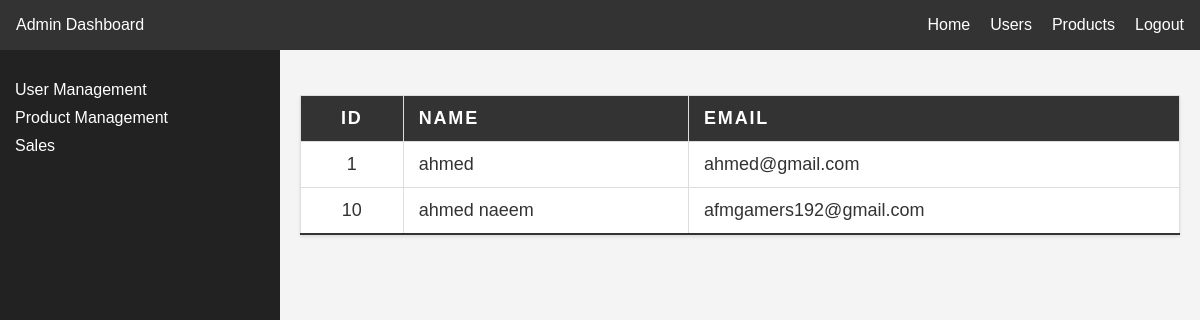
Page /dash_user.php on the committed database.
### tables this page shows
CREATE TABLE `users` (
  `id` int NOT NULL,
  `name` varchar(255) DEFAULT NULL,
  `email` varchar(255) DEFAULT NULL,
  `address` varchar(255) DEFAULT NULL,
  `password` varchar(255) NOT NULL,
  `filename` varchar(255) DEFAULT NULL,
  `role` enum('Admin','User') DEFAULT 'User'
);

### dash_user.php (the view, shortened to what this page needs)
<?php
require('dp.php');
$query = 'select id,name,email from users';
$sqlquery = $conn->prepare($query);
$sqlquery->execute();
$result = $sqlquery->fetchAll(PDO::FETCH_ASSOC);
?>
<!DOCTYPE html>
<html lang="en">
<head>
    <link rel="stylesheet" href="dashboard.css">
</head>
<body>
    <nav class="navbar">
        <div class="logo">Admin Dashboard</div>
        <ul class="nav-links">
            <li><a href="dashboard.php">Home</a></li>
            <li><a href="dash_user.php">Users</a></li>
            <li><a href="dash_product.php">Products</a></li>
            <li><a href="dash_logout.php">Logout</a></li>
        </ul>
    </nav>
    <div class="container">
        <aside class="sidebar">
            <ul>
                <li><a href="user_manage.php">User Management</a></li>
                <li><a href="product_manage.php">Product Management</a></li>
                <li><a href="sales_manage.php">Sales</a></li>
            </ul>
        </aside>
        <main class="main-content">
            <section>
                <table>
                    <tr>
                        <th>ID</th>
                        <th>Name</th>
                        <th>Email</th>
                    </tr>
                    <?php
                    foreach ($result as $key => $value) {
                    echo '<tr>';
                        echo '<td>'.$value['id'].'</td>';
                        echo '<td>'. $value['name'].'</td>';
                        echo '<td>'. $value['email'].'</td>';
                        echo '</tr>'         ;
                    }
                    ?>
                </table>
            </section>
        </main>
    </div>
</body>
</html>

### dashboard.css (style rules this page uses)
body { font-family: Arial, sans-serif; margin: 0; padding: 0; background-color: #f4f4f4; }
.navbar { background-color: #333; color: #fff; padding: 1em; display: flex; justify-content: space-between; align-items: center; }
.nav-links { list-style-type: none; display: flex; margin: 0; }
.nav-links li { margin-left: 20px; }
.nav-links li a { color: white; text-decoration: none; }
.container { display: flex; }
.sidebar { width: 250px; background-color: #222; padding: 15px; height: 100vh; color: white; }
.sidebar ul { list-style-type: none; padding: 0; }
.sidebar ul li { margin-bottom: 10px; }
.sidebar ul li a { color: white; text-decoration: none; }
.main-content { padding: 20px; flex-grow: 1; }
table { width: 100%; border-collapse: collapse; margin: 25px 0; font-size: 18px; box-shadow: 0 2px 3px rgba(0, 0, 0, 0.1); background-color: #fff; }
table th, table td { padding: 12px 15px; border: 1px solid #ddd; text-align: left; }
table th { background-color: #333; color: #fff; text-transform: uppercase; letter-spacing: 0.1em; }
table tr { border-bottom: 1px solid #ddd; }
table tr:last-of-type { border-bottom: 2px solid #333; }
table td { color: #333; }
table th:first-of-type, table td:first-of-type { text-align: center; }

### rows in the picture
users: id "1", name "ahmed", email "ahmed@gmail.com"
users: id "10", name "ahmed naeem", email "afmgamers192@gmail.com"
